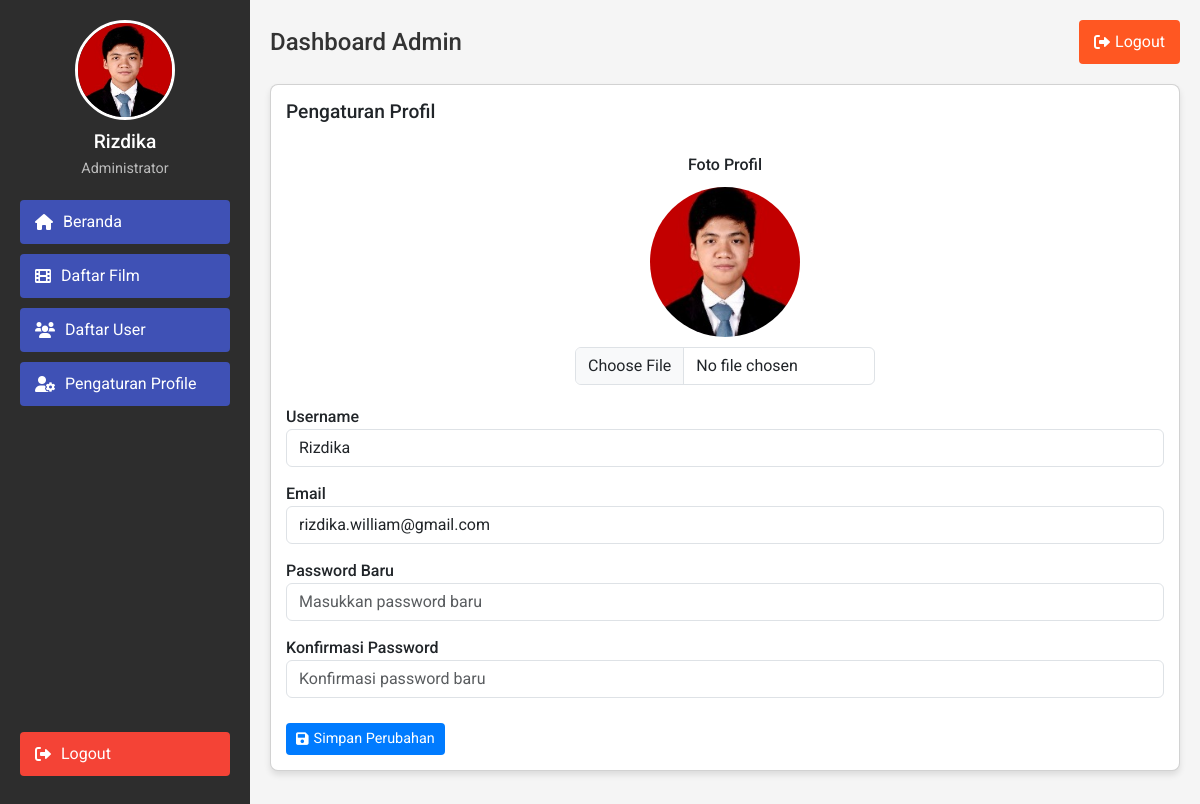
Screenshot of /Website/admin/pengaturanProfile.php (signed in) with the database file from the repository.
### tables this page shows
CREATE TABLE `user` (
  `id` int(11) NOT NULL,
  `username` varchar(50) NOT NULL,
  `password` varchar(255) NOT NULL,
  `email` varchar(100) NOT NULL,
  `foto` text NOT NULL,
  `id_role` int(10) NOT NULL
);

### Website/admin/pengaturanProfile.php (the view, shortened to what this page needs)
<?php
include '../koneksi.php';
$username = $_SESSION['username'];
$role = $_SESSION['role'];
$sql = "SELECT * FROM user WHERE username = ?";
$stmt = $koneksi->prepare($sql);
$stmt->bind_param("s", $username);
$stmt->execute();
$result = $stmt->get_result();
$user = $result->fetch_assoc();
$foto_profil = "../img/foto_profile/" . $user['foto'];
?>
<!DOCTYPE html>
<html lang="en">
<head>
    <link href="https://cdn.jsdelivr.net/npm/bootstrap@5.3.2/dist/css/bootstrap.min.css" rel="stylesheet">
    <link href="https://cdnjs.cloudflare.com/ajax/libs/font-awesome/6.0.0-beta3/css/all.min.css" rel="stylesheet">
    <link rel="stylesheet" href="../style/dashboardStyle.css">
</head>
<body>
    <nav>
        <div class="profile">
            <img src="<?php echo $foto_profil; ?>" alt="Profile Picture">
            <h3><?php echo $username; ?></h3>
            <p><?php echo $role; ?></p>
        </div>
        <a href="dashboard.php"><i class="fas fa-home"></i> Beranda</a>
        <a href="manageFilm.php"><i class="fas fa-film"></i> Daftar Film</a>
        <?php if ($_SESSION['role'] === 'Administrator'): ?>
            <a href="manageUsers.php"><i class="fas fa-users"></i> Daftar User</a>
        <?php endif; ?>
        <a href="pengaturanProfile.php"><i class="fas fa-user-cog"></i> Pengaturan Profile</a>
        <a href="logout.php" style="margin-top: auto; background-color: #f44336;" class="d-flex align-items-center justify-content-start"><i class="fas fa-sign-out-alt" style="margin-right: 10px;"></i> Logout</a>
    </nav>
    <div class="content">
        <header>
            <h1>Dashboard Admin</h1>
            <button onclick="window.location.href='logout.php'"><i class="fas fa-sign-out-alt"></i> Logout</button>
        </header>
        <section>
            <div class="card">
                <h2>Pengaturan Profil</h2>
                <form id="profileForm" method="POST" enctype="multipart/form-data" style="margin-top: 20px;">
                    <div class="form-group" style="margin-bottom: 20px; text-align: center;">
                        <label for="profilePicture" style="font-weight: 500; display: block; margin-bottom: 10px;">Foto Profil</label>
                        <img src="<?php echo $foto_profil; ?>" id="profilePreview" alt="Foto Profil" style="border-radius: 50%; width: 150px; height: 150px; object-fit: cover; margin-bottom: 10px;">
                        <input type="file" id="profilePicture" class="form-control" accept="image/*" name="profilePicture" style="max-width: 300px; margin: 0 auto;">
                    </div>
                    <div class="form-group" style="margin-bottom: 15px;">
                        <label for="username" style="font-weight: 500;">Username</label>
                        <input type="text" id="username" class="form-control" placeholder="Masukkan username baru" value="<?php echo $user['username']; ?>" name="username">
                    </div>
                    <div class="form-group" style="margin-bottom: 15px;">
                        <label for="email" style="font-weight: 500;">Email</label>
                        <input type="email" id="email" class="form-control" placeholder="Masukkan email baru" value="<?php echo $user['email']; ?>" name="email">
                    </div>
                    <div class="form-group" style="margin-bottom: 15px;">
                        <label for="password" style="font-weight: 500;">Password Baru</label>
                        <input type="password" id="password" class="form-control" placeholder="Masukkan password baru" name="password">
                    </div>
                    <div class="form-group" style="margin-bottom: 15px;">
                        <label for="confirmPassword" style="font-weight: 500;">Konfirmasi Password</label>
                        <input type="password" id="confirmPassword" class="form-control" placeholder="Konfirmasi password baru" name="confirmPassword">
                    </div>
                    <button type="submit" class="btn btn-add-user" style="margin-top: 10px;"><i class="fas fa-save"></i> Simpan Perubahan</button>
                </form>
            </div>
        </section>
    </div>
</body>
</html>

### Website/style/dashboardStyle.css (style rules this page uses)
body { margin: 0; font-family: 'Roboto', sans-serif; display: flex; min-height: 100vh; background-color: #f5f5f5; color: #333; }
nav { width: 250px; background-color: #2d2d2d; padding: 20px; display: flex; flex-direction: column; align-items: center; position: fixed; top: 0; left: 0; height: 100%; overflow-y: auto; }
.profile { text-align: center; margin-bottom: 20px; }
.profile img { width: 100px; height: 100px; border-radius: 50%; border: 3px solid #fff; margin-bottom: 10px; }
.profile h3 { color: #fff; margin: 0; font-size: 1.2rem; }
.profile p { color: #bbb; margin: 5px 0 0; font-size: 0.9rem; }
nav a { color: #fff; text-decoration: none; font-size: 1rem; padding: 10px 15px; border-radius: 4px; background-color: #3f51b5; text-align: center; width: 100%; margin-bottom: 10px; box-sizing: border-box; display: flex; align-items: center; justify-content: start; }
nav a i { margin-right: 10px; }
.content { flex: 1; padding: 20px; margin-left: 250px; }
header { display: flex; justify-content: space-between; align-items: center; margin-bottom: 20px; }
header h1 { margin: 0; font-size: 1.5rem; }
header button { padding: 10px 15px; border: none; background-color: #ff5722; color: #fff; border-radius: 4px; cursor: pointer; display: flex; align-items: center; }
header button i { margin-right: 5px; }
section { margin-top: 20px; }
.card { background-color: #fff; border-radius: 8px; padding: 15px; margin-bottom: 15px; box-shadow: 0 4px 6px rgba(0, 0, 0, 0.1); }
.card h2 { margin: 0 0 10px; font-size: 1.2rem; }
.btn { display: inline-flex; align-items: center; padding: 5px 10px; font-size: 0.9rem; border: none; border-radius: 4px; cursor: pointer; text-decoration: none; }
.btn i { margin-right: 5px; }
.btn-add-user { background-color: #007bff; color: #fff; }

### rows the page displays
user: foto (picture), username "Rizdika", email "rizdika.william@gmail.com"

### other values shown
$username "Rizdika"
$role "Administrator"
